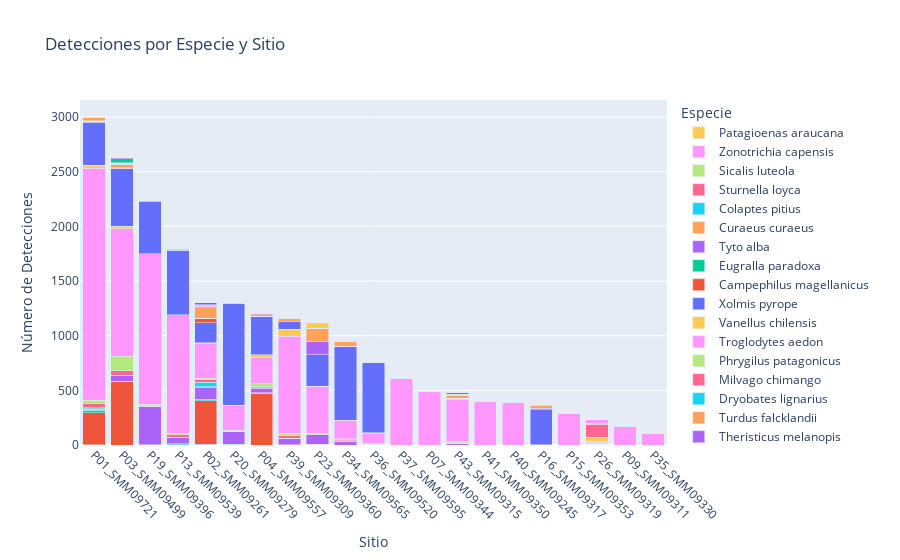

Here is the notebook cell this chart was saved with:
### Code cell
import pandas as pd
import plotly.graph_objects as go

# Conteo de detecciones por sitio y especie
counts = df.groupby(['site', 'species']).size().reset_index(name='detecciones')

# Ordenar sitios según suma total de detecciones (descendente)
site_order = counts.groupby('site')['detecciones'].sum().sort_values(ascending=False).index.tolist()

# Lista de especies únicas (orden original o alfabético)
species_unique = counts['species'].unique()

fig = go.Figure()

for sp in species_unique:
    sp_data = counts[counts['species'] == sp].set_index('site').reindex(site_order, fill_value=0).reset_index()
    fig.add_trace(go.Bar(
        x=sp_data['site'],
        y=sp_data['detecciones'],
        name=sp,
        # Aquí no se asigna marker_color para usar colores predeterminados
        hovertemplate='Sitio: %{x}<br>Especie: '+sp+'<br>Detecciones: %{y}<extra></extra>'
    ))

fig.update_layout(
    barmode='stack',
    xaxis=dict(
        categoryorder='array',
        categoryarray=site_order,
        tickangle=45,
        title='Sitio'
    ),
    yaxis=dict(title='Número de Detecciones'),
    legend_title_text='Especie',
    title='Detecciones por Especie y Sitio'
)

fig.show()

### Figure 1 — Plotly figure (JSON) as saved in the notebook; plotly's stock layout.template omitted (floating-point values rounded to 4 significant figures)
{"data": [{"hovertemplate": "Sitio: %{x}<br>Especie: Anairetes parulus<br>Detecciones: %{y}<extra></extra>", "name": "Anairetes parulus", "type": "bar", "x": ["P01_SMM09721", "P03_SMM09499", "P19_SMM09396", "P13_SMM09539", "P02_SMM09261", "P20_SMM09279", "P04_SMM09557", "P39_SMM09309", "P23_SMM09360", "P34_SMM09565", "P36_SMM09520", "P37_SMM09595", "P07_SMM09344", "P43_SMM09315", "P41_SMM09350", "P40_SMM09245", "P16_SMM09317", "P15_SMM09353", "P26_SMM09319", "P09_SMM09311", "P35_SMM09330"], "y": [2, 0, 0, 1, 5, 3, 0, 0, 9, 0, 0, 0, 0, 0, 0, 0, 0, 0, 0, 0, 0]}, {"hovertemplate": "Sitio: %{x}<br>Especie: Aphrastura spinicauda<br>Detecciones: %{y}<extra></extra>", "name": "Aphrastura spinicauda", "type": "bar", "x": ["P01_SMM09721", "P03_SMM09499", "P19_SMM09396", "P13_SMM09539", "P02_SMM09261", "P20_SMM09279", "P04_SMM09557", "P39_SMM09309", "P23_SMM09360", "P34_SMM09565", "P36_SMM09520", "P37_SMM09595", "P07_SMM09344", "P43_SMM09315", "P41_SMM09350", "P40_SMM09245", "P16_SMM09317", "P15_SMM09353", "P26_SMM09319", "P09_SMM09311", "P35_SMM09330"], "y": [295, 580, 0, 0, 401, 0, 474, 0, 0, 0, 0, 0, 0, 0, 0, 0, 0, 0, 0, 0, 0]}, {"hovertemplate": "Sitio: %{x}<br>Especie: Colorhamphus parvirostris<br>Detecciones: %{y}<extra></extra>", "name": "Colorhamphus parvirostris", "type": "bar", "x": ["P01_SMM09721", "P03_SMM09499", "P19_SMM09396", "P13_SMM09539", "P02_SMM09261", "P20_SMM09279", "P04_SMM09557", "P39_SMM09309", "P23_SMM09360", "P34_SMM09565", "P36_SMM09520", "P37_SMM09595", "P07_SMM09344", "P43_SMM09315", "P41_SMM09350", "P40_SMM09245", "P16_SMM09317", "P15_SMM09353", "P26_SMM09319", "P09_SMM09311", "P35_SMM09330"], "y": [20, 3, 4, 11, 12, 3, 4, 3, 0, 0, 0, 0, 0, 0, 0, 0, 1, 0, 0, 0, 0]}, {"hovertemplate": "Sitio: %{x}<br>Especie: Elaenia albiceps<br>Detecciones: %{y}<extra></extra>", "name": "Elaenia albiceps", "type": "bar", "x": ["P01_SMM09721", "P03_SMM09499", "P19_SMM09396", "P13_SMM09539", "P02_SMM09261", "P20_SMM09279", "P04_SMM09557", "P39_SMM09309", "P23_SMM09360", "P34_SMM09565", "P36_SMM09520", "P37_SMM09595", "P07_SMM09344", "P43_SMM09315", "P41_SMM09350", "P40_SMM09245", "P16_SMM09317", "P15_SMM09353", "P26_SMM09319", "P09_SMM09311", "P35_SMM09330"], "y": [6, 50, 351, 61, 104, 121, 42, 60, 85, 35, 8, 0, 0, 14, 0, 0, 2, 0, 6, 0, 0]}, {"hovertemplate": "Sitio: %{x}<br>Especie: Enicognathus ferrugineus<br>Detecciones: %{y}<extra></extra>", "name": "Enicognathus ferrugineus", "type": "bar", "x": ["P01_SMM09721", "P03_SMM09499", "P19_SMM09396", "P13_SMM09539", "P02_SMM09261", "P20_SMM09279", "P04_SMM09557", "P39_SMM09309", "P23_SMM09360", "P34_SMM09565", "P36_SMM09520", "P37_SMM09595", "P07_SMM09344", "P43_SMM09315", "P41_SMM09350", "P40_SMM09245", "P16_SMM09317", "P15_SMM09353", "P26_SMM09319", "P09_SMM09311", "P35_SMM09330"], "y": [7, 1, 0, 0, 9, 0, 2, 1, 0, 4, 0, 0, 0, 0, 0, 0, 0, 0, 0, 0, 0]}, {"hovertemplate": "Sitio: %{x}<br>Especie: Glaucidium nana<br>Detecciones: %{y}<extra></extra>", "name": "Glaucidium nana", "type": "bar", "x": ["P01_SMM09721", "P03_SMM09499", "P19_SMM09396", "P13_SMM09539", "P02_SMM09261", "P20_SMM09279", "P04_SMM09557", "P39_SMM09309", "P23_SMM09360", "P34_SMM09565", "P36_SMM09520", "P37_SMM09595", "P07_SMM09344", "P43_SMM09315", "P41_SMM09350", "P40_SMM09245", "P16_SMM09317", "P15_SMM09353", "P26_SMM09319", "P09_SMM09311", "P35_SMM09330"], "y": [11, 5, 0, 0, 42, 2, 0, 0, 1, 0, 0, 0, 0, 0, 0, 0, 0, 0, 0, 0, 0]}, {"hovertemplate": "Sitio: %{x}<br>Especie: Pteroptochos tarnii<br>Detecciones: %{y}<extra></extra>", "name": "Pteroptochos tarnii", "type": "bar", "x": ["P01_SMM09721", "P03_SMM09499", "P19_SMM09396", "P13_SMM09539", "P02_SMM09261", "P20_SMM09279", "P04_SMM09557", "P39_SMM09309", "P23_SMM09360", "P34_SMM09565", "P36_SMM09520", "P37_SMM09595", "P07_SMM09344", "P43_SMM09315", "P41_SMM09350", "P40_SMM09245", "P16_SMM09317", "P15_SMM09353", "P26_SMM09319", "P09_SMM09311", "P35_SMM09330"], "y": [39, 41, 11, 21, 29, 0, 11, 23, 1, 14, 9, 0, 0, 5, 0, 0, 0, 0, 0, 0, 0]}, {"hovertemplate": "Sitio: %{x}<br>Especie: Pygarrhichas albogularis<br>Detecciones: %{y}<extra></extra>", "name": "Pygarrhichas albogularis", "type": "bar", "x": ["P01_SMM09721", "P03_SMM09499", "P19_SMM09396", "P13_SMM09539", "P02_SMM09261", "P20_SMM09279", "P04_SMM09557", "P39_SMM09309", "P23_SMM09360", "P34_SMM09565", "P36_SMM09520", "P37_SMM09595", "P07_SMM09344", "P43_SMM09315", "P41_SMM09350", "P40_SMM09245", "P16_SMM09317", "P15_SMM09353", "P26_SMM09319", "P09_SMM09311", "P35_SMM09330"], "y": [29, 134, 5, 9, 9, 7, 28, 20, 11, 2, 0, 0, 0, 13, 0, 0, 0, 0, 3, 0, 0]}, {"hovertemplate": "Sitio: %{x}<br>Especie: Scelorchilus rubecula<br>Detecciones: %{y}<extra></extra>", "name": "Scelorchilus rubecula", "type": "bar", "x": ["P01_SMM09721", "P03_SMM09499", "P19_SMM09396", "P13_SMM09539", "P02_SMM09261", "P20_SMM09279", "P04_SMM09557", "P39_SMM09309", "P23_SMM09360", "P34_SMM09565", "P36_SMM09520", "P37_SMM09595", "P07_SMM09344", "P43_SMM09315", "P41_SMM09350", "P40_SMM09245", "P16_SMM09317", "P15_SMM09353", "P26_SMM09319", "P09_SMM09311", "P35_SMM09330"], "y": [2124, 1164, 1377, 1088, 317, 230, 244, 888, 429, 171, 88, 605, 491, 382, 401, 392, 1, 287, 0, 170, 103]}, {"hovertemplate": "Sitio: %{x}<br>Especie: Scytalopus magellanicus<br>Detecciones: %{y}<extra></extra>", "name": "Scytalopus magellanicus", "type": "bar", "x": ["P01_SMM09721", "P03_SMM09499", "P19_SMM09396", "P13_SMM09539", "P02_SMM09261", "P20_SMM09279", "P04_SMM09557", "P39_SMM09309", "P23_SMM09360", "P34_SMM09565", "P36_SMM09520", "P37_SMM09595", "P07_SMM09344", "P43_SMM09315", "P41_SMM09350", "P40_SMM09245", "P16_SMM09317", "P15_SMM09353", "P26_SMM09319", "P09_SMM09311", "P35_SMM09330"], "y": [26, 24, 0, 0, 6, 0, 22, 62, 0, 0, 5, 0, 0, 11, 0, 0, 0, 0, 0, 0, 0]}, {"hovertemplate": "Sitio: %{x}<br>Especie: Sephanoides sephaniodes<br>Detecciones: %{y}<extra></extra>", "name": "Sephanoides sephaniodes", "type": "bar", "x": ["P01_SMM09721", "P03_SMM09499", "P19_SMM09396", "P13_SMM09539", "P02_SMM09261", "P20_SMM09279", "P04_SMM09557", "P39_SMM09309", "P23_SMM09360", "P34_SMM09565", "P36_SMM09520", "P37_SMM09595", "P07_SMM09344", "P43_SMM09315", "P41_SMM09350", "P40_SMM09245", "P16_SMM09317", "P15_SMM09353", "P26_SMM09319", "P09_SMM09311", "P35_SMM09330"], "y": [396, 526, 482, 588, 185, 928, 345, 69, 289, 677, 646, 0, 0, 4, 0, 0, 320, 0, 6, 0, 0]}, {"hovertemplate": "Sitio: %{x}<br>Especie: Strix rufipes<br>Detecciones: %{y}<extra></extra>", "name": "Strix rufipes", "type": "bar", "x": ["P01_SMM09721", "P03_SMM09499", "P19_SMM09396", "P13_SMM09539", "P02_SMM09261", "P20_SMM09279", "P04_SMM09557", "P39_SMM09309", "P23_SMM09360", "P34_SMM09565", "P36_SMM09520", "P37_SMM09595", "P07_SMM09344", "P43_SMM09315", "P41_SMM09350", "P40_SMM09245", "P16_SMM09317", "P15_SMM09353", "P26_SMM09319", "P09_SMM09311", "P35_SMM09330"], "y": [8, 6, 3, 0, 40, 0, 5, 0, 0, 0, 0, 0, 0, 0, 0, 0, 0, 0, 0, 0, 0]}, {"hovertemplate": "Sitio: %{x}<br>Especie: Sylviorthorhynchus desmursii<br>Detecciones: %{y}<extra></extra>", "name": "Sylviorthorhynchus desmursii", "type": "bar", "x": ["P01_SMM09721", "P03_SMM09499", "P19_SMM09396", "P13_SMM09539", "P02_SMM09261", "P20_SMM09279", "P04_SMM09557", "P39_SMM09309", "P23_SMM09360", "P34_SMM09565", "P36_SMM09520", "P37_SMM09595", "P07_SMM09344", "P43_SMM09315", "P41_SMM09350", "P40_SMM09245", "P16_SMM09317", "P15_SMM09353", "P26_SMM09319", "P09_SMM09311", "P35_SMM09330"], "y": [1, 1, 6, 3, 0, 0, 0, 0, 0, 0, 0, 0, 0, 0, 0, 0, 0, 0, 0, 0, 0]}, {"hovertemplate": "Sitio: %{x}<br>Especie: Theristicus melanopis<br>Detecciones: %{y}<extra></extra>", "name": "Theristicus melanopis", "type": "bar", "x": ["P01_SMM09721", "P03_SMM09499", "P19_SMM09396", "P13_SMM09539", "P02_SMM09261", "P20_SMM09279", "P04_SMM09557", "P39_SMM09309", "P23_SMM09360", "P34_SMM09565", "P36_SMM09520", "P37_SMM09595", "P07_SMM09344", "P43_SMM09315", "P41_SMM09350", "P40_SMM09245", "P16_SMM09317", "P15_SMM09353", "P26_SMM09319", "P09_SMM09311", "P35_SMM09330"], "y": [1, 2, 2, 4, 1, 1, 1, 0, 124, 0, 0, 0, 0, 0, 0, 0, 13, 0, 10, 0, 0]}, {"hovertemplate": "Sitio: %{x}<br>Especie: Turdus falcklandii<br>Detecciones: %{y}<extra></extra>", "name": "Turdus falcklandii", "type": "bar", "x": ["P01_SMM09721", "P03_SMM09499", "P19_SMM09396", "P13_SMM09539", "P02_SMM09261", "P20_SMM09279", "P04_SMM09557", "P39_SMM09309", "P23_SMM09360", "P34_SMM09565", "P36_SMM09520", "P37_SMM09595", "P07_SMM09344", "P43_SMM09315", "P41_SMM09350", "P40_SMM09245", "P16_SMM09317", "P15_SMM09353", "P26_SMM09319", "P09_SMM09311", "P35_SMM09330"], "y": [34, 30, 4, 11, 97, 8, 13, 31, 117, 41, 2, 0, 0, 25, 0, 0, 22, 0, 9, 0, 0]}, {"hovertemplate": "Sitio: %{x}<br>Especie: Dryobates lignarius<br>Detecciones: %{y}<extra></extra>", "name": "Dryobates lignarius", "type": "bar", "x": ["P01_SMM09721", "P03_SMM09499", "P19_SMM09396", "P13_SMM09539", "P02_SMM09261", "P20_SMM09279", "P04_SMM09557", "P39_SMM09309", "P23_SMM09360", "P34_SMM09565", "P36_SMM09520", "P37_SMM09595", "P07_SMM09344", "P43_SMM09315", "P41_SMM09350", "P40_SMM09245", "P16_SMM09317", "P15_SMM09353", "P26_SMM09319", "P09_SMM09311", "P35_SMM09330"], "y": [0, 2, 0, 0, 6, 0, 2, 2, 1, 0, 0, 0, 0, 7, 0, 0, 0, 0, 0, 0, 0]}, {"hovertemplate": "Sitio: %{x}<br>Especie: Milvago chimango<br>Detecciones: %{y}<extra></extra>", "name": "Milvago chimango", "type": "bar", "x": ["P01_SMM09721", "P03_SMM09499", "P19_SMM09396", "P13_SMM09539", "P02_SMM09261", "P20_SMM09279", "P04_SMM09557", "P39_SMM09309", "P23_SMM09360", "P34_SMM09565", "P36_SMM09520", "P37_SMM09595", "P07_SMM09344", "P43_SMM09315", "P41_SMM09350", "P40_SMM09245", "P16_SMM09317", "P15_SMM09353", "P26_SMM09319", "P09_SMM09311", "P35_SMM09330"], "y": [0, 8, 0, 0, 3, 0, 10, 0, 0, 0, 0, 0, 0, 0, 0, 0, 0, 0, 0, 0, 0]}, {"hovertemplate": "Sitio: %{x}<br>Especie: Phrygilus patagonicus<br>Detecciones: %{y}<extra></extra>", "name": "Phrygilus patagonicus", "type": "bar", "x": ["P01_SMM09721", "P03_SMM09499", "P19_SMM09396", "P13_SMM09539", "P02_SMM09261", "P20_SMM09279", "P04_SMM09557", "P39_SMM09309", "P23_SMM09360", "P34_SMM09565", "P36_SMM09520", "P37_SMM09595", "P07_SMM09344", "P43_SMM09315", "P41_SMM09350", "P40_SMM09245", "P16_SMM09317", "P15_SMM09353", "P26_SMM09319", "P09_SMM09311", "P35_SMM09330"], "y": [0, 1, 0, 0, 1, 0, 1, 0, 0, 0, 0, 0, 0, 5, 0, 0, 0, 0, 0, 0, 0]}, {"hovertemplate": "Sitio: %{x}<br>Especie: Troglodytes aedon<br>Detecciones: %{y}<extra></extra>", "name": "Troglodytes aedon", "type": "bar", "x": ["P01_SMM09721", "P03_SMM09499", "P19_SMM09396", "P13_SMM09539", "P02_SMM09261", "P20_SMM09279", "P04_SMM09557", "P39_SMM09309", "P23_SMM09360", "P34_SMM09565", "P36_SMM09520", "P37_SMM09595", "P07_SMM09344", "P43_SMM09315", "P41_SMM09350", "P40_SMM09245", "P16_SMM09317", "P15_SMM09353", "P26_SMM09319", "P09_SMM09311", "P35_SMM09330"], "y": [0, 0, 0, 0, 5, 1, 0, 0, 0, 0, 0, 0, 0, 0, 0, 0, 0, 0, 0, 0, 0]}, {"hovertemplate": "Sitio: %{x}<br>Especie: Vanellus chilensis<br>Detecciones: %{y}<extra></extra>", "name": "Vanellus chilensis", "type": "bar", "x": ["P01_SMM09721", "P03_SMM09499", "P19_SMM09396", "P13_SMM09539", "P02_SMM09261", "P20_SMM09279", "P04_SMM09557", "P39_SMM09309", "P23_SMM09360", "P34_SMM09565", "P36_SMM09520", "P37_SMM09595", "P07_SMM09344", "P43_SMM09315", "P41_SMM09350", "P40_SMM09245", "P16_SMM09317", "P15_SMM09353", "P26_SMM09319", "P09_SMM09311", "P35_SMM09330"], "y": [0, 0, 0, 0, 12, 0, 0, 0, 57, 0, 0, 0, 0, 0, 0, 0, 12, 0, 38, 0, 0]}, {"hovertemplate": "Sitio: %{x}<br>Especie: Xolmis pyrope<br>Detecciones: %{y}<extra></extra>", "name": "Xolmis pyrope", "type": "bar", "x": ["P01_SMM09721", "P03_SMM09499", "P19_SMM09396", "P13_SMM09539", "P02_SMM09261", "P20_SMM09279", "P04_SMM09557", "P39_SMM09309", "P23_SMM09360", "P34_SMM09565", "P36_SMM09520", "P37_SMM09595", "P07_SMM09344", "P43_SMM09315", "P41_SMM09350", "P40_SMM09245", "P16_SMM09317", "P15_SMM09353", "P26_SMM09319", "P09_SMM09311", "P35_SMM09330"], "y": [0, 0, 0, 2, 24, 0, 0, 0, 0, 0, 0, 0, 0, 16, 0, 0, 0, 0, 0, 0, 0]}, {"hovertemplate": "Sitio: %{x}<br>Especie: Campephilus magellanicus<br>Detecciones: %{y}<extra></extra>", "name": "Campephilus magellanicus", "type": "bar", "x": ["P01_SMM09721", "P03_SMM09499", "P19_SMM09396", "P13_SMM09539", "P02_SMM09261", "P20_SMM09279", "P04_SMM09557", "P39_SMM09309", "P23_SMM09360", "P34_SMM09565", "P36_SMM09520", "P37_SMM09595", "P07_SMM09344", "P43_SMM09315", "P41_SMM09350", "P40_SMM09245", "P16_SMM09317", "P15_SMM09353", "P26_SMM09319", "P09_SMM09311", "P35_SMM09330"], "y": [0, 3, 0, 0, 0, 0, 1, 0, 0, 0, 0, 0, 0, 0, 0, 0, 0, 0, 0, 0, 0]}, {"hovertemplate": "Sitio: %{x}<br>Especie: Eugralla paradoxa<br>Detecciones: %{y}<extra></extra>", "name": "Eugralla paradoxa", "type": "bar", "x": ["P01_SMM09721", "P03_SMM09499", "P19_SMM09396", "P13_SMM09539", "P02_SMM09261", "P20_SMM09279", "P04_SMM09557", "P39_SMM09309", "P23_SMM09360", "P34_SMM09565", "P36_SMM09520", "P37_SMM09595", "P07_SMM09344", "P43_SMM09315", "P41_SMM09350", "P40_SMM09245", "P16_SMM09317", "P15_SMM09353", "P26_SMM09319", "P09_SMM09311", "P35_SMM09330"], "y": [0, 37, 0, 0, 0, 0, 0, 0, 0, 0, 0, 0, 0, 0, 0, 0, 0, 0, 1, 0, 0]}, {"hovertemplate": "Sitio: %{x}<br>Especie: Tyto alba<br>Detecciones: %{y}<extra></extra>", "name": "Tyto alba", "type": "bar", "x": ["P01_SMM09721", "P03_SMM09499", "P19_SMM09396", "P13_SMM09539", "P02_SMM09261", "P20_SMM09279", "P04_SMM09557", "P39_SMM09309", "P23_SMM09360", "P34_SMM09565", "P36_SMM09520", "P37_SMM09595", "P07_SMM09344", "P43_SMM09315", "P41_SMM09350", "P40_SMM09245", "P16_SMM09317", "P15_SMM09353", "P26_SMM09319", "P09_SMM09311", "P35_SMM09330"], "y": [0, 13, 0, 0, 0, 0, 0, 0, 0, 0, 0, 0, 0, 0, 0, 0, 0, 0, 0, 0, 0]}, {"hovertemplate": "Sitio: %{x}<br>Especie: Curaeus curaeus<br>Detecciones: %{y}<extra></extra>", "name": "Curaeus curaeus", "type": "bar", "x": ["P01_SMM09721", "P03_SMM09499", "P19_SMM09396", "P13_SMM09539", "P02_SMM09261", "P20_SMM09279", "P04_SMM09557", "P39_SMM09309", "P23_SMM09360", "P34_SMM09565", "P36_SMM09520", "P37_SMM09595", "P07_SMM09344", "P43_SMM09315", "P41_SMM09350", "P40_SMM09245", "P16_SMM09317", "P15_SMM09353", "P26_SMM09319", "P09_SMM09311", "P35_SMM09330"], "y": [0, 0, 0, 5, 0, 0, 0, 3, 0, 0, 0, 0, 0, 0, 0, 0, 2, 0, 0, 0, 0]}, {"hovertemplate": "Sitio: %{x}<br>Especie: Colaptes pitius<br>Detecciones: %{y}<extra></extra>", "name": "Colaptes pitius", "type": "bar", "x": ["P01_SMM09721", "P03_SMM09499", "P19_SMM09396", "P13_SMM09539", "P02_SMM09261", "P20_SMM09279", "P04_SMM09557", "P39_SMM09309", "P23_SMM09360", "P34_SMM09565", "P36_SMM09520", "P37_SMM09595", "P07_SMM09344", "P43_SMM09315", "P41_SMM09350", "P40_SMM09245", "P16_SMM09317", "P15_SMM09353", "P26_SMM09319", "P09_SMM09311", "P35_SMM09330"], "y": [0, 0, 0, 0, 0, 0, 0, 0, 0, 0, 0, 0, 0, 0, 0, 0, 1, 0, 0, 0, 0]}, {"hovertemplate": "Sitio: %{x}<br>Especie: Sturnella loyca<br>Detecciones: %{y}<extra></extra>", "name": "Sturnella loyca", "type": "bar", "x": ["P01_SMM09721", "P03_SMM09499", "P19_SMM09396", "P13_SMM09539", "P02_SMM09261", "P20_SMM09279", "P04_SMM09557", "P39_SMM09309", "P23_SMM09360", "P34_SMM09565", "P36_SMM09520", "P37_SMM09595", "P07_SMM09344", "P43_SMM09315", "P41_SMM09350", "P40_SMM09245", "P16_SMM09317", "P15_SMM09353", "P26_SMM09319", "P09_SMM09311", "P35_SMM09330"], "y": [0, 0, 0, 0, 0, 0, 0, 0, 0, 0, 0, 0, 0, 0, 0, 0, 1, 0, 117, 0, 0]}, {"hovertemplate": "Sitio: %{x}<br>Especie: Sicalis luteola<br>Detecciones: %{y}<extra></extra>", "name": "Sicalis luteola", "type": "bar", "x": ["P01_SMM09721", "P03_SMM09499", "P19_SMM09396", "P13_SMM09539", "P02_SMM09261", "P20_SMM09279", "P04_SMM09557", "P39_SMM09309", "P23_SMM09360", "P34_SMM09565", "P36_SMM09520", "P37_SMM09595", "P07_SMM09344", "P43_SMM09315", "P41_SMM09350", "P40_SMM09245", "P16_SMM09317", "P15_SMM09353", "P26_SMM09319", "P09_SMM09311", "P35_SMM09330"], "y": [0, 0, 0, 0, 0, 0, 0, 0, 0, 0, 0, 0, 0, 1, 0, 0, 0, 0, 11, 0, 0]}, {"hovertemplate": "Sitio: %{x}<br>Especie: Zonotrichia capensis<br>Detecciones: %{y}<extra></extra>", "name": "Zonotrichia capensis", "type": "bar", "x": ["P01_SMM09721", "P03_SMM09499", "P19_SMM09396", "P13_SMM09539", "P02_SMM09261", "P20_SMM09279", "P04_SMM09557", "P39_SMM09309", "P23_SMM09360", "P34_SMM09565", "P36_SMM09520", "P37_SMM09595", "P07_SMM09344", "P43_SMM09315", "P41_SMM09350", "P40_SMM09245", "P16_SMM09317", "P15_SMM09353", "P26_SMM09319", "P09_SMM09311", "P35_SMM09330"], "y": [0, 0, 0, 0, 0, 0, 0, 0, 0, 0, 0, 0, 0, 0, 0, 0, 0, 0, 28, 0, 0]}, {"hovertemplate": "Sitio: %{x}<br>Especie: Patagioenas araucana<br>Detecciones: %{y}<extra></extra>", "name": "Patagioenas araucana", "type": "bar", "x": ["P01_SMM09721", "P03_SMM09499", "P19_SMM09396", "P13_SMM09539", "P02_SMM09261", "P20_SMM09279", "P04_SMM09557", "P39_SMM09309", "P23_SMM09360", "P34_SMM09565", "P36_SMM09520", "P37_SMM09595", "P07_SMM09344", "P43_SMM09315", "P41_SMM09350", "P40_SMM09245", "P16_SMM09317", "P15_SMM09353", "P26_SMM09319", "P09_SMM09311", "P35_SMM09330"], "y": [0, 0, 0, 0, 0, 0, 0, 1, 0, 0, 0, 0, 0, 0, 0, 0, 0, 0, 0, 0, 0]}], "layout": {"barmode": "stack", "legend": {"title": {"text": "Especie"}}, "title": {"text": "Detecciones por Especie y Sitio"}, "xaxis": {"categoryarray": ["P01_SMM09721", "P03_SMM09499", "P19_SMM09396", "P13_SMM09539", "P02_SMM09261", "P20_SMM09279", "P04_SMM09557", "P39_SMM09309", "P23_SMM09360", "P34_SMM09565", "P36_SMM09520", "P37_SMM09595", "P07_SMM09344", "P43_SMM09315", "P41_SMM09350", "P40_SMM09245", "P16_SMM09317", "P15_SMM09353", "P26_SMM09319", "P09_SMM09311", "P35_SMM09330"], "categoryorder": "array", "tickangle": 45, "title": {"text": "Sitio"}}, "yaxis": {"title": {"text": "Número de Detecciones"}}}}
